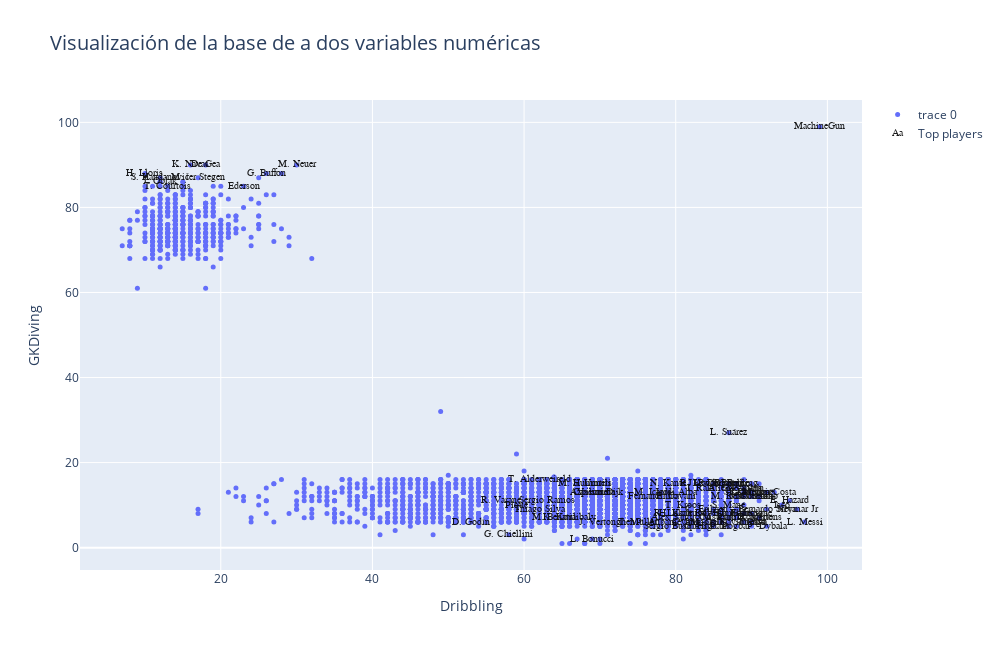

Notebook cell for this chart:
### Markdown cell above
# Plotly

### Code cell
#Elejimos dos variables, para esto elegimos dos números entre 0 y  de n_skills-1
skill_1=skills_ratings[5]
skill_2=skills_ratings[29]

graf1 = go.Scatter(x=df_skills[skill_1],
                   y=df_skills[skill_2],
                   mode='markers',
                   text=df_n.loc[:,'Club'], #'Height', 'Weight', 'Club', 'Age', 'Name','Position'
                   marker=dict(size=5)
                   )

crack =go.Scatter(x=df_skills.loc[bool_crack,skill_1],
                  y=df_skills.loc[bool_crack,skill_2],
                  name='Top players',
                  text=df_n.loc[bool_crack,'Name'],
                  textfont=dict(family='sans serif',size=10,color='black'),
                  opacity=0.9,mode='text')

data=[graf1,crack]

layout = go.Layout(title="Visualización de la base de a dos variables numéricas",
                   titlefont=dict(size=20),
                   xaxis=dict(title=skill_1),
                   yaxis=dict(title=skill_2),
                   autosize=False, width=1000,height=650)

fig = go.Figure(data=data, layout=layout)

fig.show()

### Figure 1 — Plotly figure (JSON) as saved in the notebook; plotly's stock layout.template omitted (floating-point values rounded to 4 significant figures; data arrays with more than 128 entries replaced by an {"elided": "..."} marker saying what was removed)
{"data": [{"marker": {"size": 5}, "mode": "markers", "text": {"elided": "4752 str values"}, "type": "scatter", "x": {"elided": "4752 float values"}, "y": {"elided": "4752 float values"}}, {"mode": "text", "name": "Top players", "opacity": 0.9, "text": ["L. Messi", "Cristiano Ronaldo", "Neymar Jr", "De Gea", "K. De Bruyne", "E. Hazard", "L. Modrić", "L. Suárez", "Sergio Ramos", "J. Oblak", "R. Lewandowski", "T. Kroos", "D. Godín", "David Silva", "N. Kanté", "P. Dybala", "H. Kane", "A. Griezmann", "M. ter Stegen", "T. Courtois", "Sergio Busquets", "E. Cavani", "M. Neuer", "S. Agüero", "G. Chiellini", "K. Mbappé", "M. Salah", "Casemiro", "J. Rodríguez", "L. Insigne", "Isco", "C. Eriksen", "Coutinho", "P. Aubameyang", "M. Hummels", "Marcelo", "G. Bale", "H. Lloris", "G. Higuaín", "Thiago Silva", "S. Handanovič", "G. Buffon", "S. Umtiti", "M. Icardi", "K. Koulibaly", "P. Pogba", "K. Navas", "R. Lukaku", "C. Immobile", "Jordi Alba", "D. Mertens", "J. Vertonghen", "M. Hamšík", "I. Rakitić", "Piqué", "L. Sané", "Bernardo Silva", "Ederson", "S. Mané", "V. van Dijk", "R. Sterling", "Roberto Firmino", "R. Varane", "M. Verratti", "Alex Sandro", "Douglas Costa", "T. Müller", "Thiago", "M. Reus", "Azpilicueta", "L. Bonucci", "T. Alderweireld", "M. Pjanić", "M. Benatia", "M. Özil", "Fernandinho", "Iniesta", "MachineGun"], "textfont": {"color": "black", "family": "sans serif", "size": 10}, "type": "scatter", "x": [97, 88, 96, 18, 86, 95, 90, 87, 63, 12, 85, 81, 53, 89, 79, 92, 80, 88, 17, 13, 80, 80, 30, 89, 58, 90, 89, 69, 85, 90, 94, 84, 91, 79, 68, 90, 87, 10, 84, 62, 12, 26, 69, 77, 66, 87, 16, 80, 83, 80, 91, 71, 86, 84, 59, 88, 92, 23, 87, 70, 88, 87, 57, 90, 80, 92, 75, 90, 87, 69, 69, 62, 86, 64, 84, 77, 90, 99], "y": [6, 7, 9, 90, 15, 11, 13, 27, 11, 86, 15, 10, 6, 6, 15, 5, 8, 14, 87, 85, 5, 12, 90, 13, 3, 13, 14, 13, 15, 8, 10, 9, 12, 6, 15, 12, 15, 88, 5, 9, 87, 88, 15, 13, 7, 5, 90, 8, 6, 13, 7, 6, 8, 14, 10, 8, 9, 85, 10, 13, 15, 8, 11, 12, 7, 13, 6, 6, 12, 13, 2, 16, 7, 7, 6, 12, 6, 99]}], "layout": {"autosize": false, "height": 650, "title": {"font": {"size": 20}, "text": "Visualización de la base de a dos variables numéricas"}, "width": 1000, "xaxis": {"title": {"text": "Dribbling"}}, "yaxis": {"title": {"text": "GKDiving"}}}}
